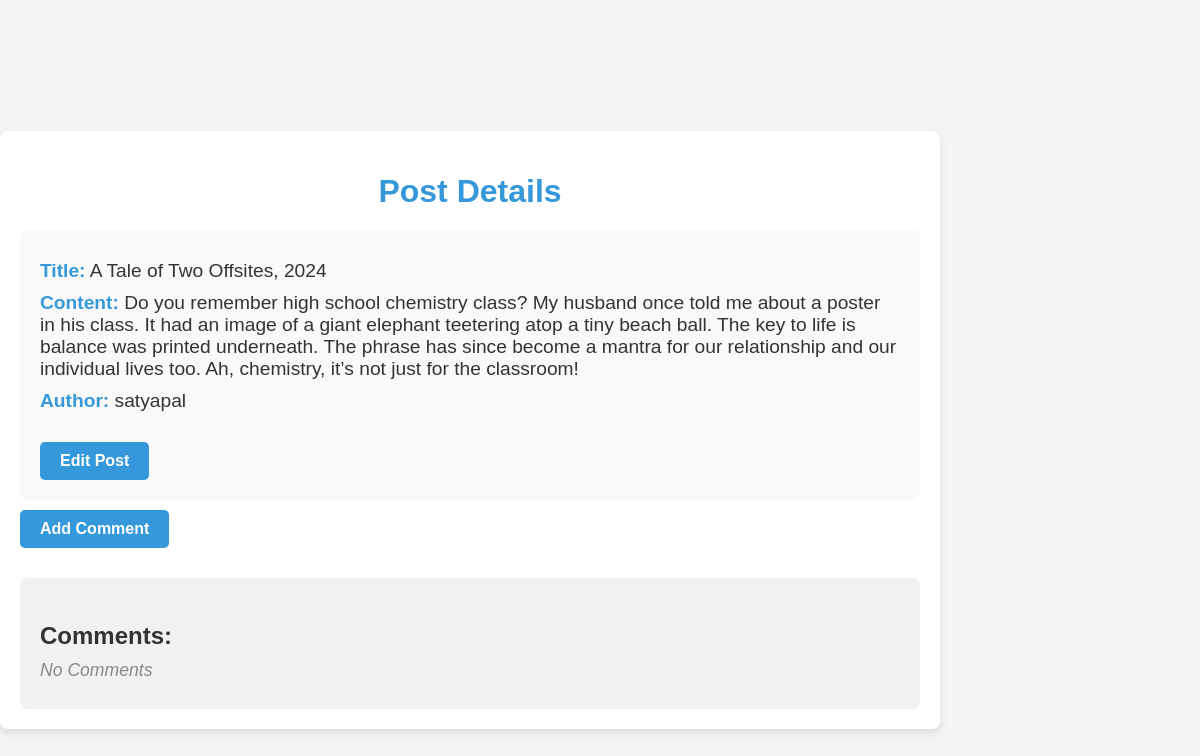
Before: /blog/post/9/view/ with the older database file.
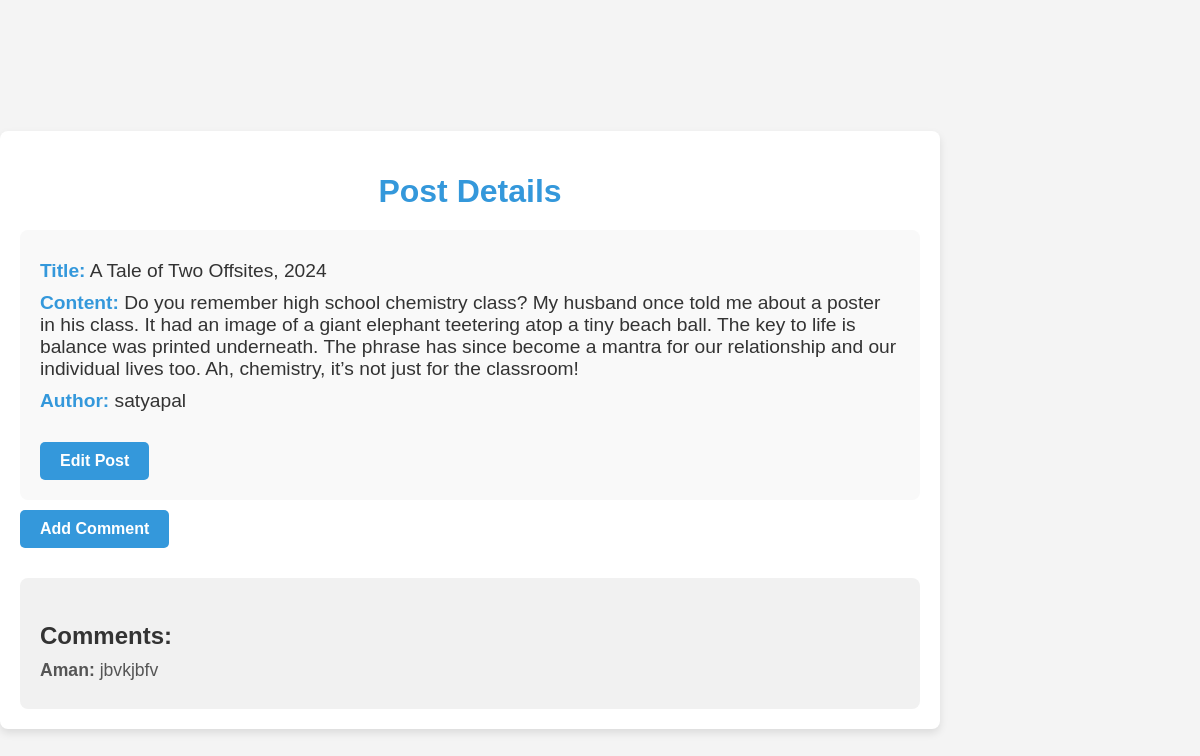
After: the same page with the newer database file.
### blog/models.py (models this page shows, shortened)
class Post(models.Model):
    title = models.CharField(max_length=100)
    content = models.TextField(max_length=3000)
    author = models.ForeignKey(User,on_delete=models.CASCADE)
    published_date = models.DateTimeField(auto_now_add=True)

class Comment(models.Model):
    post = models.ForeignKey(Post,on_delete=models.CASCADE)
    author = models.ForeignKey(User,on_delete=models.CASCADE)
    text = models.TextField(max_length=500)
    created_date = models.DateTimeField(auto_now_add=True)
    def __str__(self):
        return self.author.username

### blog/views.py (the view)
# urls.py: path('post/<int:post_id>/view/', views.view_post, name='view_post'),
def view_post(request, post_id):
    post = get_object_or_404(Post, id=post_id)
    comment_data = Comment.objects.filter(post = post)
    print("*"*10)
    print(comment_data)
    print("*"*10)
    return render(request, 'blog/view_post.html', {'post': post,'comments':comment_data})

### blog/templates/blog/view_post.html (shortened to what this page needs)
<!DOCTYPE html>
<html lang="en">
<head>
</head>
<body>
    <div class="container">
        <h1>Post Details</h1>
        <div class="post-detail">
            <p><span>Title:</span> {{ post.title }}</p>
            <p><span>Content:</span> {{ post.content }}</p>
            <p><span>Author:</span> {{ post.author }}</p>
            <a href="{% url 'edit_post' post.id %}">Edit Post</a>
        </div>
        <div>
            <a href="{% url 'add-comment-post' post.id %}" class="add-comment-button">Add Comment</a>
        </div>
        <div class="comment-section">
            <h3>Comments:</h3>
            {% if comments %}
                {% for comment in comments %}
                    <p><strong>{{ comment.author }}:</strong> {{ comment.text }}</p>
                {% endfor %}
            {% else %}
                <p class="no-comments">No Comments</p>
            {% endif %}
        </div>
    </div>
</body>
</html>

### blog/templates/blog/view_post.html (style rules this page uses)
body { font-family: Arial, sans-serif; background-color: #f4f4f4; margin: 0; padding: 0; display: flex; justify-content: center; align-items: flex-start; height: 100vh; flex-direction: column; }
.container { background-color: #fff; padding: 20px; width: 80%; max-width: 900px; border-radius: 8px; box-shadow: 0 4px 8px rgba(0, 0, 0, 0.1); margin-top: 60px; }
h1 { text-align: center; color: #3498db; font-size: 2rem; margin-bottom: 20px; }
.post-detail { background-color: #f9f9f9; padding: 20px; border-radius: 8px; margin-top: 20px; }
.post-detail p { font-size: 1.2rem; color: #333; margin: 10px 0; }
.post-detail p span { font-weight: bold; color: #3498db; }
.post-detail a { display: inline-block; background-color: #3498db; color: #fff; padding: 10px 20px; border-radius: 5px; text-decoration: none; text-align: center; margin-top: 20px; font-weight: bold; }
.comment-section { margin-top: 30px; padding: 20px; background-color: #f1f1f1; border-radius: 8px; }
.comment-section h3 { font-size: 1.5rem; color: #333; margin-bottom: 10px; }
.comment-section p { font-size: 1.1rem; color: #555; margin: 8px 0; }
.add-comment-button { display: inline-block; background-color: #3498db; color: #fff; padding: 10px 20px; border-radius: 5px; text-decoration: none; margin-top: 10px; font-weight: bold; text-align: center; }

Changed rows visible on the page:
added Comment: author "Aman", text "jbvkjbfv"
Other visible differences:
text no longer shown: "No Comments"
